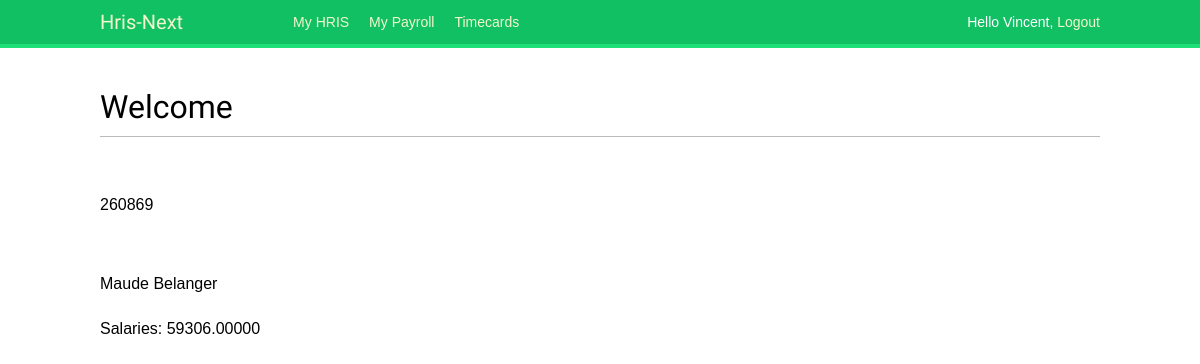
Screenshot of /hris/employee/2 (signed in) with the database file from the repository.
### hris/models.py (models this page shows, shortened)
class Employee(models.Model):
    first_name = models.CharField(max_length=50, help_text='Enter employee\'s first name')
    last_name = models.CharField(max_length=50, help_text='Enter employee\'s last name')
    birthdate = models.DateField()
    sin_number = models.IntegerField()
    salary = models.DecimalField(max_digits = 16, decimal_places = 5)
    employee_number = models.IntegerField()
    hire_date = models.DateField()
    street_no = models.CharField(max_length=10, default=' ',help_text='Enter employee\'s address')
    street_name = models.CharField(max_length=50, default=' ',help_text='Enter employee\'s address')
    city = models.CharField(max_length=50, default=' ', help_text='Enter employee\'s address')
    post_code = models.CharField(max_length=7, default=' ',help_text='Enter employee\'s postal code')
    class Meta:
        ordering = ['last_name', 'first_name','birthdate']

### hris/views.py (the view)
# urls.py: path('employee/<int:pk>',views.EmployeeDetailView.as_view(), name = 'employee-detail'),
class EmployeeDetailView(generic.DetailView):
    model = Employee

### hris/templates/hris/employee_detail.html (shortened to what this page needs)
{% extends "base_generic.html" %}
{% block content %}
<h1> Welcome </h1>
<br>
<p>{{ employee.employee_number }}</p>
<p>{{ employee.first_name }} {{ employee.last_name }}</p>
<p>Salaries: {{employee.salary}}</p>
<br>
{% endblock %}

### templates/base_generic.html (shortened to what this page needs)
{% load static %}
<!DOCTYPE html>
<html>
<head>
  <link href="{% static "css/base.css" %}" rel="stylesheet">
</head>
<body>
  <div id="header">
    <span class="logo" <a href="{% url "hris:index" %}">Hris-Next</span>
    {% if request.user.is_authenticated %}
      <ul class="menu">
        <li {% if section == "hris" %}class="selected"{% endif %}>
          <a href="{% url "hris:index" %}">My HRIS</a>
        </li>
        <li {% if section == "payroll" %}class="selected"{% endif %}>
          <a href="{% url "payroll:index" %}">My Payroll</a>
        </li>
        <li {% if section == "timecards" %}class="selected"{% endif %}>
          <a href="{% url "timecards:allcards-list" %}"> Timecards</a>
        </li>
      </ul>
    {% endif %}
    <span class="user">
      {% if request.user.is_authenticated %}
        Hello {{ request.user.first_name }},
        <a href="{% url "logout" %}">Logout</a>
      {% else %}
        <a href="{% url "login" %}">Log-in</a>
      {% endif %}
    </span>
  </div>
  <div id="content">
    {% block content %}
    {% endblock %}
  </div>
</body>
</html>

### static/css/base.css (style rules this page uses)
body { margin:0; padding:0; font-family:helvetica, sans-serif; }
p { line-height: 1.8; }
a { color:#12c064; text-decoration:none; }
h1, h2, h3, h4, h5 , h6 { font-family: 'Muli', sans-serif; font-weight:normal; }
h1 { border-bottom:1px solid #bbb; padding:0 0 10px 0; margin:10px 0 20px 0; }
#header { padding:10px 100px; font-size:14px; background:#12c064; color:#fff; border-bottom:4px solid #1cdf78; overflow:auto; }
#header .logo { font-family: 'Muli', sans-serif; float:left; color:#f3f7cc; font-size:20px; margin-right:10%; }
#header ul.menu { list-style:none; float:left; margin:0; padding:0; }
#header ul.menu li { float:left; padding:4px 10px; }
#header a { color:#f3f7cc; }
#header .user { float:right; padding-top:4px; }
#content { padding:30px 100px; }

### rows the page displays
Employee: employee_number "260869", first_name "Maude", last_name "Belanger", salary "59306.00000"

### other values shown
{{ request.user.first_name }} "Vincent"
